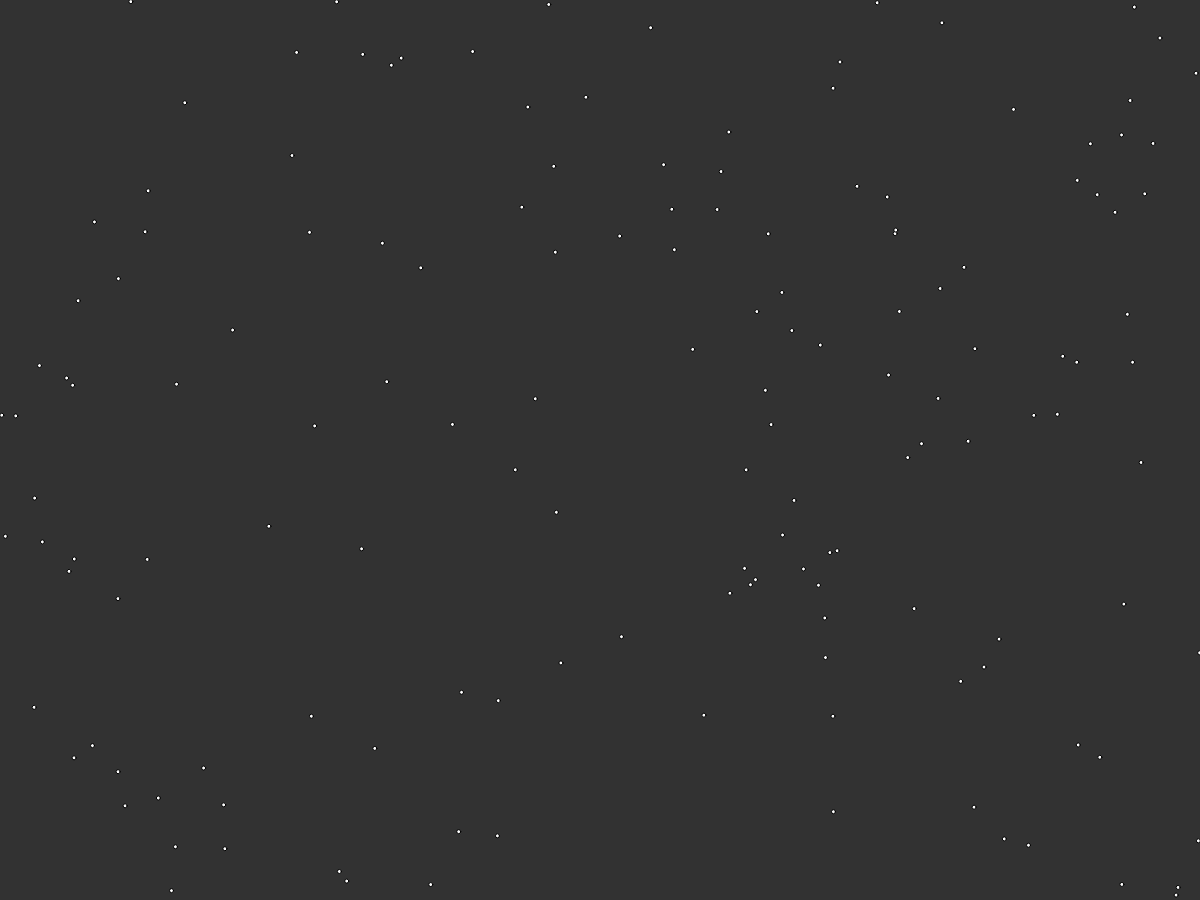
Frame 1 (no input)
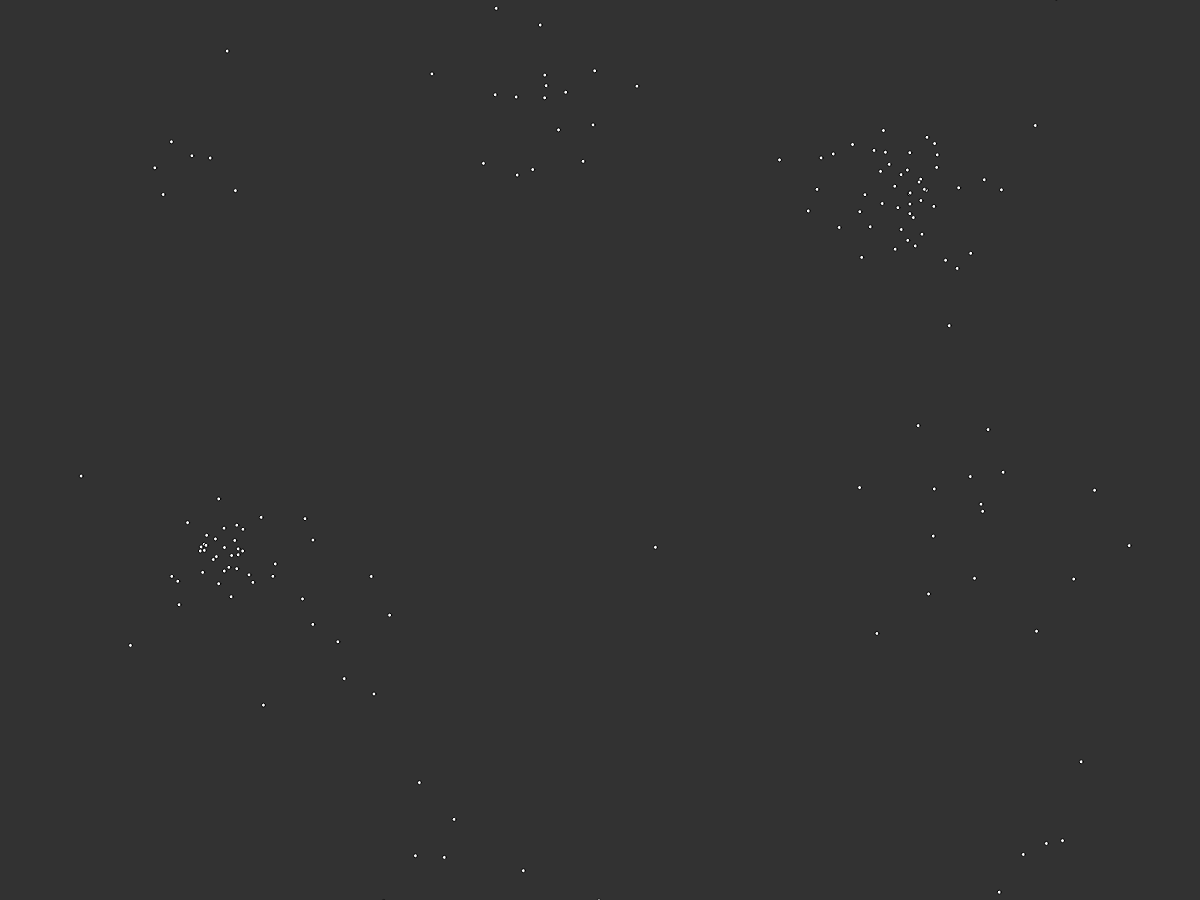
Frame 60 (no input)
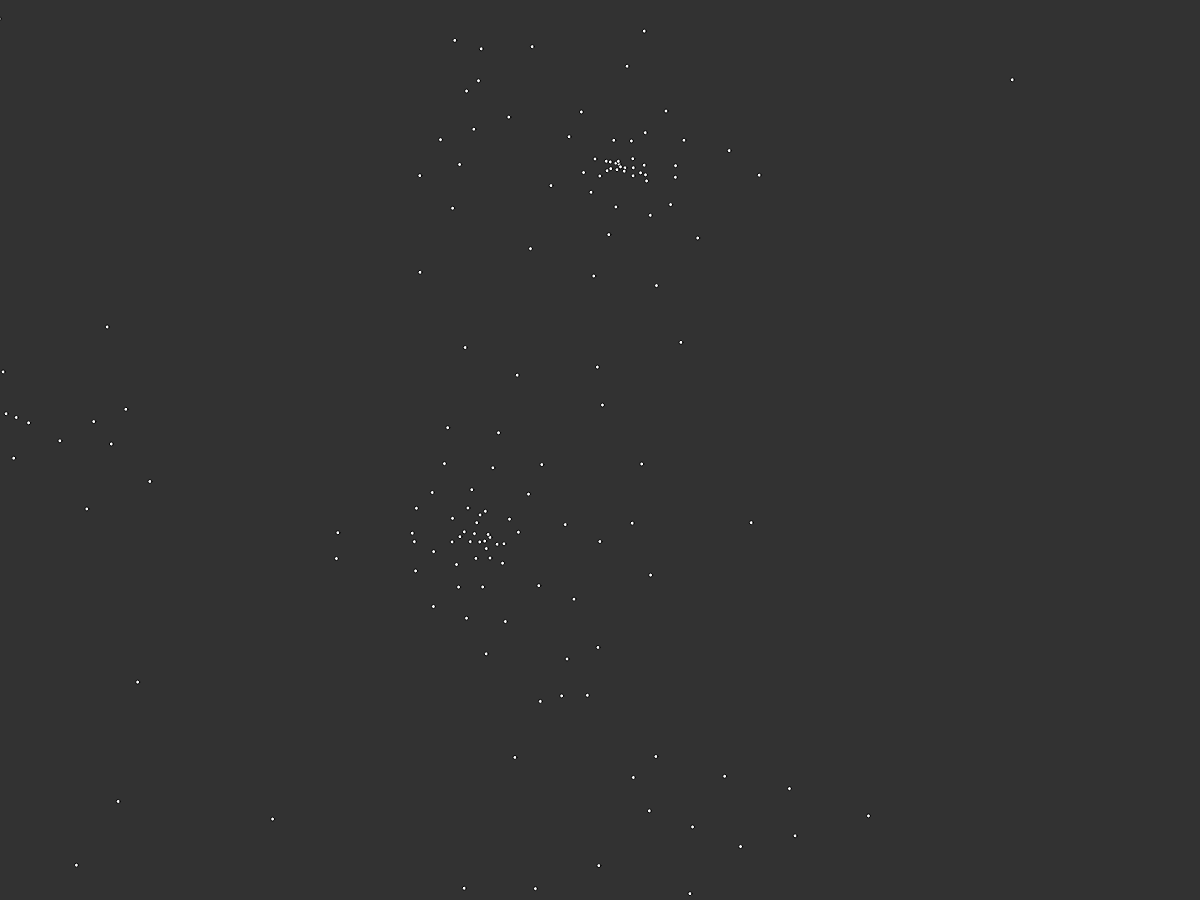
Frame 120 (the mouse pressed at the canvas centre since frame 60)

The p5.js sketch that drew these frames (run headless with seeded random() and noise() and a simulated clock; from frame 60 on, the mouse is pressed at the canvas centre):

// p5.js sketch
// ── sketch.js
let vehicles = [];
let t;

function setup() {
    createCanvas(1200, 900);
    fill(255);
    
    for (let i=0; i<150; i++) {
        vehicles.push(new Boid())
    
    }
    //g = createVector(0, 0.1);
}

function draw() {
    background(50);
    t = createVector(mouseX, mouseY);
    
    for (v of vehicles) {
        v.show();
        v.update();
        //v.applyForce(g);
        //v.seek(t);
        v.alignment(vehicles);
        v.cohesion(vehicles);
        v.separation(vehicles);
    }

}







class Boid {
    
    constructor() {
        
        this.pos = createVector(random(width), random(height));
        this.vel = p5.Vector.random2D().setMag(5);//createVector();
        this.acc = createVector();
        
        
        this.maxspeed = 8;
        this.maxseek = 0.2;
        this.maxalign = 0.2;
        this.maxcohesion = 0.3;
        this.maxseparation = 0.28;
    }
    
    update() {
        //this.vel.setMag(this.maxspeed);
        this.vel.add(this.acc);
        this.pos.add(this.vel);
        this.acc.mult(0);
        
        this.edges(0);        
    }
    
    
    edges() {
        if (this.pos.x > width || this.pos.x < 0) {
            this.pos.x = width - this.pos.x;
        }
        if (this.pos.y > height || this.pos.y < 0) {
            this.pos.y = height - this.pos.y;
        }
        
    }
    
    applyForce(force) {
        
        this.acc.add(force);
        
    }
    
    show() {
        
        ellipse(this.pos.x, this.pos.y, 4, 4);
    }
    
    
    seek(target) {
        
        let des = p5.Vector.sub(target, this.pos).setMag(this.maxspeed);
        
        let steer = p5.Vector.sub(des, this.vel).limit(this.maxseek);
        
        this.applyForce(steer);
    }
    
    
    
    alignment(boids) {
        
        let des = createVector();
        let i = 0;
        for (let b of boids) {
            
            if (dist(this.pos.x, this.pos.y, b.pos.x, b.pos.y) < 100) {
                des.add(b.vel);
                i++;
            }
        }
        if (i) {
            des.div(i);
            des.setMag(this.maxspeed);
            des.sub(this.vel);
            des.limit(this.maxalign);
            
            this.applyForce(des);
        }
    }
    
    cohesion (boids) {
        
        let avpos  = createVector();
        let i = 0;
        
        for (let b of boids) {
            
            if (dist(this.pos.x, this.pos.y, b.pos.x, b.pos.y) < 200) {
                avpos.add(b.pos);
                i++;
            }
        }
        avpos.div(i);
        
        let des = p5.Vector.sub(avpos, this.pos).setMag(this.maxspeed);
        
        let steer = p5.Vector.sub(des, this.vel).limit(this.maxcohesion);
        
        this.applyForce(steer); 
        
    }
    
    
    separation (boids) {
        
        let desired = createVector();
        
        for (let b of boids) {
            let dir = p5.Vector.sub(this.pos, b.pos).normalize();
            let dsq = (this.pos.x - b.pos.x)**2 + (this.pos.y - b.pos.y)**2;
            dir.div(dsq);
            desired.add(dir);
            
        }
        desired.setMag(this.maxspeed);
        
        let steer = p5.Vector.sub(desired, this.vel).limit(this.maxseparation);
        
        this.applyForce(steer);
    }
    
    
}
